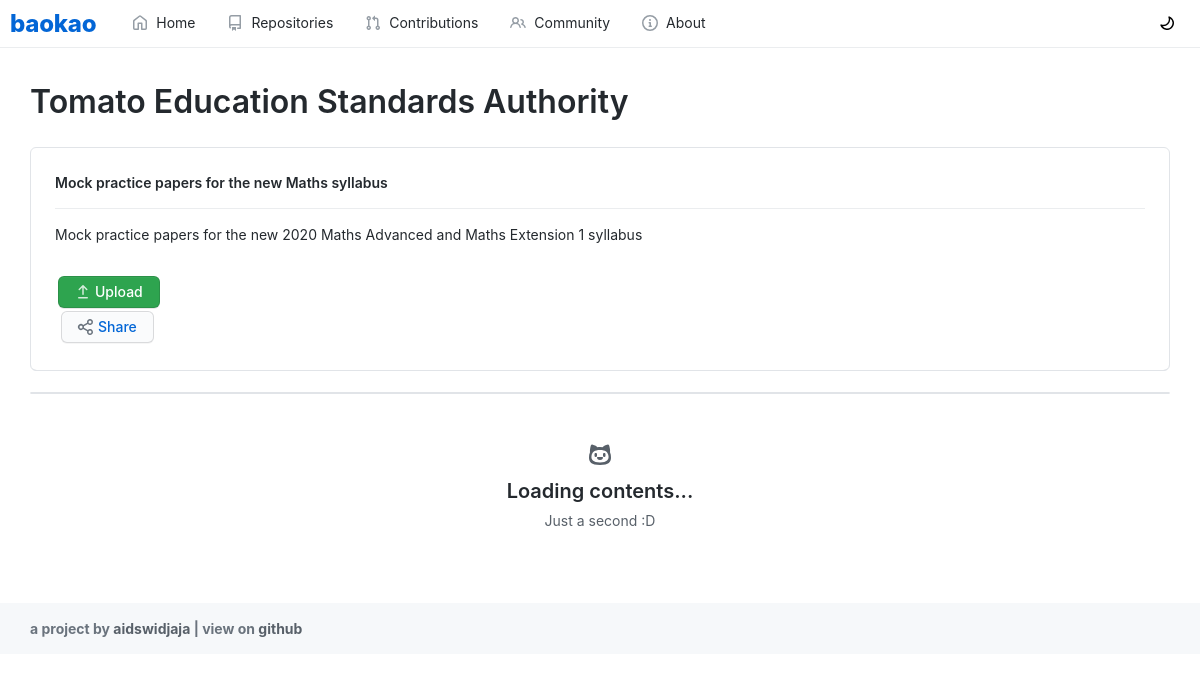
Page /tree?tomato on the earlier database version.
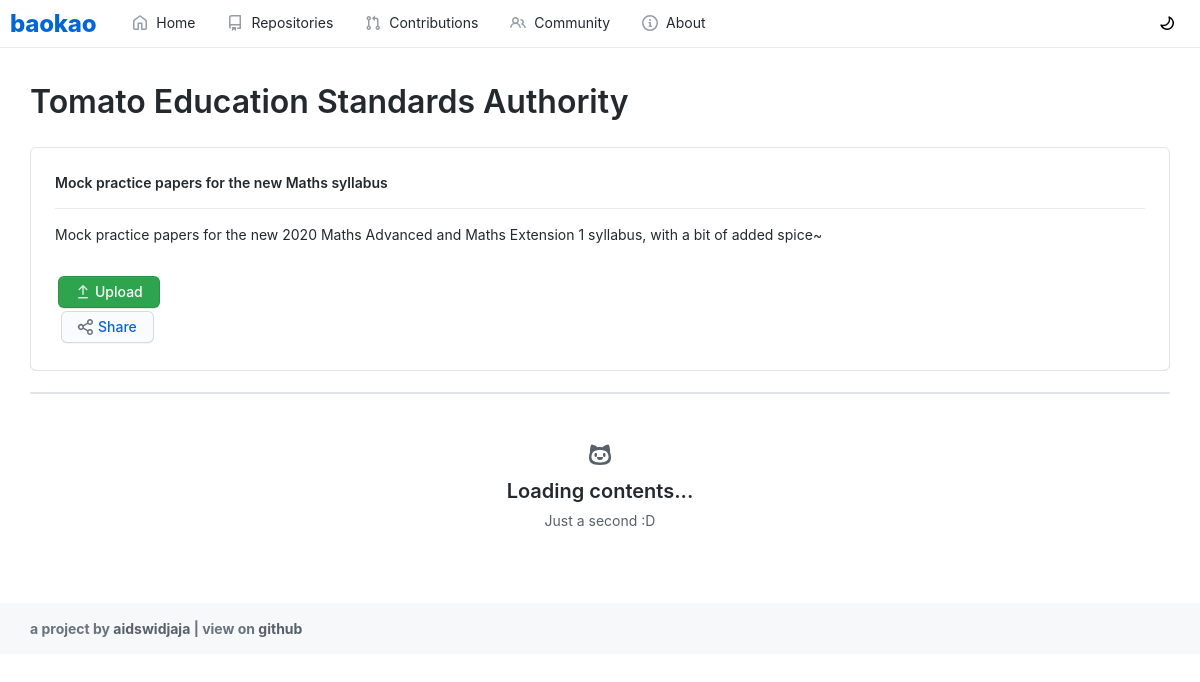
Same page on the later database version.
### tables this page shows
CREATE TABLE repositories (name STRING NOT NULL UNIQUE, info STRING, google_drive_folder_id STRING, oauth2 BOOLEAN, slug STRING NOT NULL UNIQUE PRIMARY KEY, colour STRING NOT NULL DEFAULT ('#1f6feb'), image STRING, description STRING);

### public/tree.php (the view, shortened to what this page needs)
<?php include "../include/head.php"; ?>
<?php include "../include/navbar.php"; ?>
<div class="content">
    <?php
    $query = 0;
    if (isset($_SERVER['QUERY_STRING'])) {
        global $query;
        $query = htmlspecialchars(str_replace("=", "", htmlspecialchars($_SERVER['QUERY_STRING'])));
    }
    $dsn = "sqlite:../db/repositories.db";
    $sqlite_db = new PDO($dsn);
    $result = $sqlite_db->prepare("SELECT * FROM repositories WHERE slug = '$query'");
    $result->execute();
    try {
        foreach ($result as $row) {
            $name = htmlspecialchars($row['name']);
            $info = htmlspecialchars($row['info']);
            $description = htmlspecialchars($row['description']);
            $google_drive_folder_id = htmlspecialchars($row['google_drive_folder_id']);
            echo <<<HTML
                    <title>$name | baokao</title>
                    <h1>$name</h1>
                        const query = '$query';
                        const google_drive_folder_id = '$google_drive_folder_id';
                    <br>
                    <div class="Box Box--spacious">
                        <div class="Box-body">
                            <h5>$info</h5>
                            <hr>
                            <p>$description</p>
                            <br>
                            <div class="repositories-actions">
                            <details class="tree-action-button details-reset details-overlay details-overlay-dark" id="upload-info-dialog">
                                    <summary class="btn btn-primary repository-temp-upload" aria-haspopup="dialog" id="upload-info-dialog-toggle">
                                        <span>Upload</span>
                                    </summary>
                                            <a href="https://drive.google.com/drive/folders/$google_drive_folder_id" target="_blank" type="button" class="btn btn-block" data-close-dialog>Go to Google Drive</a>
                                </details>
                                <button class="tree-action-button btn btn-outline" type="button" id="copy-current-location" data-clipboard-target=""><span>Share</span></button>
                            </div>
                        </div>
                    </div>
HTML;
        }
    } catch (Exception $error) {
        echo <<<HTML
                <div class="flash mt-3 flash-error">
                    <svg class="octicon octicon-container" xmlns="http://www.w3.org/2000/svg" viewBox="0 0 16 16" width="16" height="16"><path fill-rule="evenodd" d="M2.343 13.657A8 8 0 1113.657 2.343 8 8 0 012.343 13.657zM6.03 4.97a.75.75 0 00-1.06 1.06L6.94 8 4.97 9.97a.75.75 0 101.06 1.06L8 9.06l1.97 1.97a.75.75 0 101.06-1.06L9.06 8l1.97-1.97a.75.75 0 10-1.06-1.06L8 6.94 6.03 4.97z"></path></svg>
                    <strong>Something went wrong :(</strong> - please report this error to <strong>baokao@adrian.id.au</strong><br><br>
                    <strong>Exception thrown: </strong><br><pre>$error</pre>
                    </div>
HTML;
    }
    ?>
    <br>
    <nav class="menu" aria-label="File explorer" id="file-explorer">
    </nav>
    <div class="blankslate" id="repositories-loading">
        <h3 class="mb-1">Loading contents<span class="AnimatedEllipsis"></span></h3>
        <p>Just a second :D</p>
    </div>
</div>
<?php include "../include/footer.php"; ?>

### include/head.php (shortened to what this page needs)
<!doctype html>
<html class="no-js" lang="">
<head>
  <link href="https://unpkg.com/@github/details-dialog-element/dist/index.css" rel="stylesheet" />
  <link rel="stylesheet" href="https://cdn.jsdelivr.net/npm/inter-ui@3.19.2/inter.min.css">
  <link type="text/css" href="static/primer.css" rel="stylesheet" />
  <link type="text/css" href="static/style.css" rel="stylesheet" />
</head>
<body class="no-js" data-color-mode="" data-light-theme="light" data-dark-theme="dark" prefers-color-scheme="" style="visibility: hidden;">

### include/navbar.php (shortened to what this page needs)
<nav class="UnderlineNav UnderlineNav--full">
    <div class="UnderlineNav-container">
        <div class="UnderlineNav-body">
            <a class="h1 title-brand h5-mktg color-icon-info" id="navbar-title-brand" href="/">baokao</a>
            <span style="width: 20px"></span>
            <a class="UnderlineNav-item" id="nav-home" href="/">
                <span>Home</span>
            </a>
            <a class="UnderlineNav-item" id="nav-repositories" href="repositories">
                <span>Repositories</span>
            </a>
            <a class="UnderlineNav-item" id="nav-contributions" href="contributions">
                <span>Contributions</span>
            </a>
            <a class="UnderlineNav-item" id="nav-community" href="community">
                <span>Community</span>
            </a>
            <a class="UnderlineNav-item" id="nav-about" href="about">
                <span>About</span>
            </a>
        </div>
        <div class="UnderlineNav-actions">
            <a class="btn btn-octicon btn-sm dark-mode-toggle" id="dark-mode-toggle">
            <svg xmlns="http://www.w3.org/2000/svg" viewBox="0 0 16 16" width="16" height="16"><path fill-rule="evenodd" d="M9.598 1.591a.75.75 0 01.785-.175 7 7 0 11-8.967 8.967.75.75 0 01.961-.96 5.5 5.5 0 007.046-7.046.75.75 0 01.175-.786zm1.616 1.945a7 7 0 01-7.678 7.678 5.5 5.5 0 107.678-7.678z"></path></svg>
        </a>
        </div>
    </div>
</nav>

### include/footer.php (shortened to what this page needs)
</body>
<footer>
    <div class="footer color-bg-tertiary">
        <p class="footer-text color-text-tertiary">a project by <a href="https://adrian.id.au" class="color-text-secondary">aidswidjaja</a> | view on <a href="https://github.com/aidswidjaja/baokao" class="color-text-secondary">github</a></p>
    </div>
</footer>
</html>

### public/static/style.css (style rules this page uses)
html, body, *, nav, #navbar-title-brand { font-family: "Inter", -apple-system, BlinkMacSystemFont, "Segoe UI", Roboto, Helvetica, Arial, sans-serif, "Apple Color Emoji", "Segoe UI Emoji", "Segoe UI Symbol" !important; }
.footer { padding-top: 15px; padding-bottom: 5px; padding-left: 30px; padding-right: 30px; }
.content { margin: 30px; }
.dark-mode-toggle { margin-right: 20px; }
.footer-text { font-weight: bold; }
.title-brand { padding-left: 10px; margin: auto; font-weight: 400; font-size: 1.2rem; }
.no-js { visibility: visible; }
.share-icon { color: var(--color-btn-outline-hover-bg); }
.tree-action-button { display: inline; margin: 3px; }

Differences in the rows shown:
changed repositories "Tomato Education Standards Authority": description "Mock practice papers for the new 2020 Maths Advanced and Maths Extension 1 syllabus" → "Mock practice papers for the new 2020 Maths Advanced and Maths Extension 1 syllabus, with a bit of added spice~"
